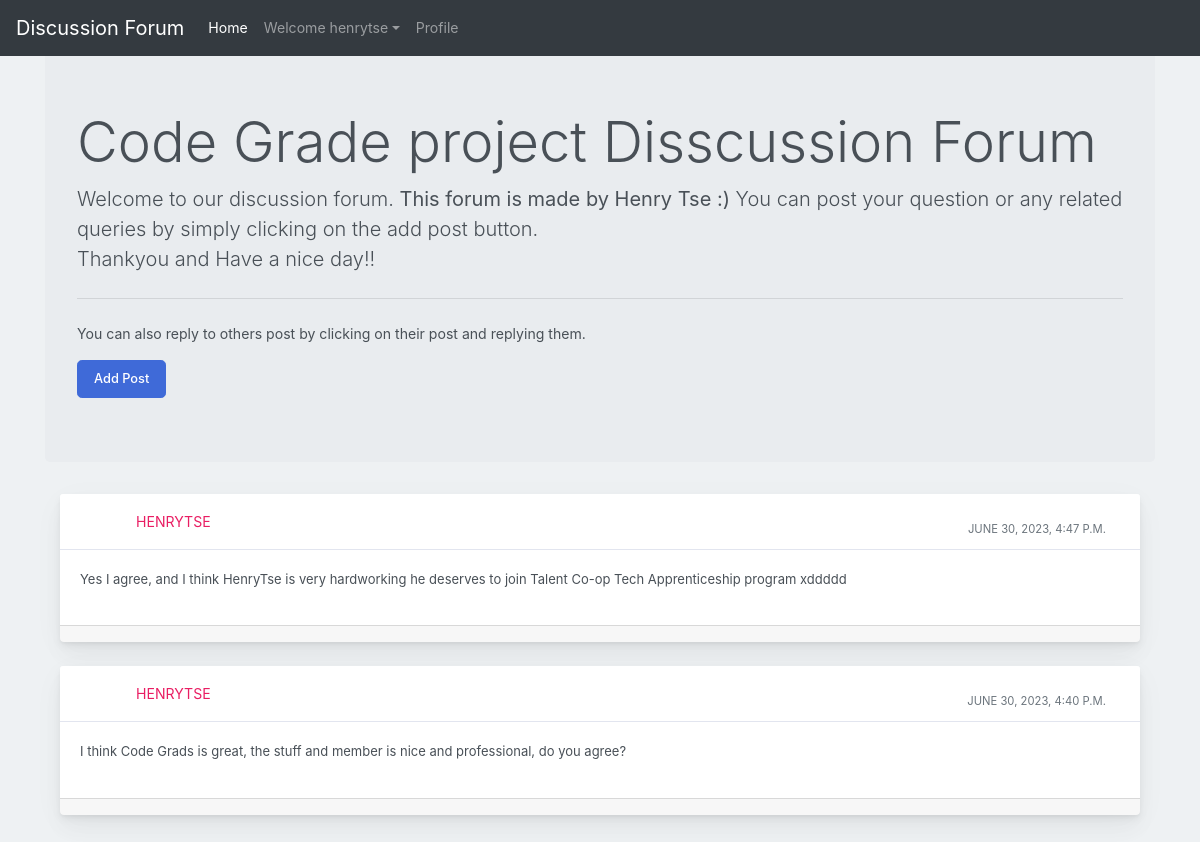
Screenshot of / (signed in) with the database file from the repository.
### forum/models.py (models this page shows)
class Post(models.Model):
    user1 = models.ForeignKey(User, on_delete=models.CASCADE, default=1)
    post_id = models.AutoField
    post_content = models.CharField(max_length=5000)
    timestamp= models.DateTimeField(default=now)
    image = models.ImageField(upload_to="images",default="")

### forum/views.py (the view, shortened to what this page needs)
# urls.py: path("", views.discussionforum, name="Forum"),
def discussionforum(request):
    profile = Profile.objects.all()
    posts = Post.objects.filter().order_by('-timestamp')
    return render(request, "forum/discussionforum.html", {'posts':posts})

### forum/templates/forum/discussionforum.html (shortened to what this page needs)
{% extends 'forum/basic.html' %}
{% block homeactive %} active {% endblock homeactive %}
{% block body %}
{% load static %}
<div class="container my-4">
<div class="jumbotron">
    <h1 class="display-4">Code Grade project Disscussion Forum</h1>
    <p class="lead">Welcome to our discussion forum. <strong>This forum is made by Henry Tse :)</strong> You can post your question or any related queries by simply clicking on the add post button. <br> Thankyou and Have a nice day!!</p>
    <hr class="my-4">
    <p>You can also reply to others post by clicking on their post and replying them.</p>
      <button class="btn btn-primary btn-lg" data-target="#questions" data-toggle="modal" role="button">Add Post</button>
    </div>
    {% for post in posts %}
    <div class="container-fluid mt-10">
      <div class="row">
          <div class="col-md-12">
              <div class="card mb-4">
                  <div class="card-header">
                      <div class="media flex-wrap w-100 align-items-center"> <img src="/media/{{post.image}}"
                          <div class="media-body ml-3"> <a href="/discussion/{{post.id}}" data-abc="true">{{post.user1}}</a>
                          </div>
                          <div class="text-muted small ml-3">
                            <div class="px-4 pt-3">{{post.timestamp}} </div>
                          </div>
                      </div>
                  </div>
                  <div class="card-body">
                      <p>{{post.post_content}}</p>
                  </div>
                  <div class="card-footer d-flex flex-wrap justify-content-between align-items-center px-0 pt-0 pb-3">
                  </div>
              </div>
          </div>
      </div>
  </div>
  {% endfor %}
</div>
    {% endblock %}

### forum/templates/forum/basic.html (shortened to what this page needs)
<!doctype html>
<html lang="en">
  <head>
    <link rel="stylesheet" href="https://stackpath.bootstrapcdn.com/bootstrap/4.2.1/css/bootstrap.min.css">
  </head>
  <body>
    <nav class="navbar navbar-expand-lg navbar-dark bg-dark fixed-top">
  <a class="navbar-brand" href="/">Discussion Forum</a>
  <div class="collapse navbar-collapse" id="navbarSupportedContent">
    <ul class="navbar-nav mr-auto">
      <li class="nav-item {% block homeactive %} {% endblock homeactive %} ">
        <a class="nav-link" href="/">Home </a>
      </li>
      {% if user.is_authenticated %}
<ul class="navbar-nav mr-2">
<li class="nav-item dropdown">
<a class="nav-link dropdown-toggle" href='#' id="navbarDropdown" role="button" data-toggle="dropdown"> Welcome {{request.user}}</a>
<div class="dropdown-menu" aria-labelledby="navbarDropdown">
      <li class="nav-item {% block profileactive %} {% endblock profileactive %}">
        <a class="nav-link" href="/myprofile">Profile</a>
      </li>
        </div>
      </li>
      {% endif %}
    </ul>
  </div>
</nav>
<br>
</body>
{% block body %} {% endblock %}
</html>

### rows the page displays
Post: user1 "HENRYTSE", timestamp "JUNE 30, 2023, 4:47 P.M.", post_content "Yes I agree, and I think HenryTse is very hardworking he deserves to join Talent Co-op Tech Apprenticeship program xddddd"
Post: user1 "HENRYTSE", timestamp "JUNE 30, 2023, 4:40 P.M.", post_content "I think Code Grads is great, the stuff and member is nice and professional, do you agree?"

### other values shown
{{ request.user }} "henrytse"
